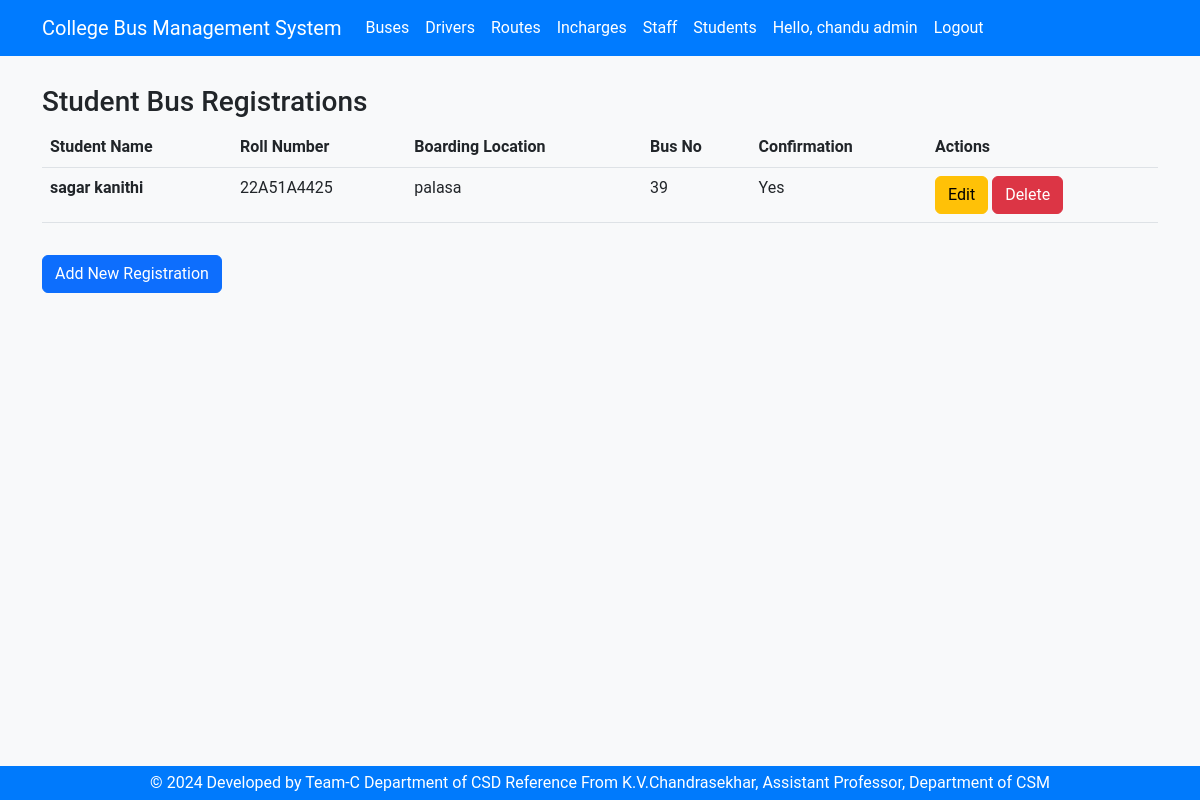
Page /registrations/ (signed in) on the committed database.
### accounts/models.py (models this page shows, shortened)
class Profile(models.Model):
    USER_TYPES = (
        ('student', 'Student'),
        ('incharge', 'Incharge'),
        ('driver', 'Driver'),
        ('admin', 'Admin'),
    )
    user = models.OneToOneField(User, on_delete=models.CASCADE)
    user_type = models.CharField(max_length=10, choices=USER_TYPES)

### registrations/models.py (models this page shows, shortened)
class Registration(models.Model):
    student = models.ForeignKey(Student, on_delete=models.CASCADE, related_name='registrations')
    bus = models.ForeignKey(Buses, on_delete=models.CASCADE, related_name='registrations')
    route = models.ForeignKey(Route, on_delete=models.SET_NULL, null=True, blank=True, related_name='registrations')
    parent_name = models.CharField(max_length=100)
    student_mobileno = models.CharField(max_length=15)
    parent_mobileno = models.CharField(max_length=15)
    student_address = models.TextField()
    branch = models.CharField(max_length=100)
    boarding_location = models.CharField(max_length=150)
    destination = models.CharField(max_length=150)
    confirmation = models.CharField(max_length=3, choices=[('Yes', 'Yes'), ('No', 'No')])

### students/models.py (models this page shows, shortened)
class Student(models.Model):
    first_name = models.CharField(max_length=100)
    last_name = models.CharField(max_length=100)
    email = models.EmailField(unique=True)
    phone_number = models.CharField(max_length=15)
    student_id = models.CharField(max_length=10, unique=True)
    course = models.CharField(max_length=100)

### buses/models.py (models this page shows, shortened)
class Buses(models.Model):
    bus_no = models.PositiveIntegerField()
    bus_reg_no = models.CharField(max_length=50)
    bus_route = models.CharField(max_length=50)
    bus_driver_name = models.CharField(max_length=50)
    bus_driver_contact = models.CharField(max_length=50)
    bus_incharge_name = models.CharField(max_length=50)
    bus_incharge_contact = models.CharField(max_length=50)
    bus_model = models.CharField(max_length=50)
    bus_sitting_capacity = models.PositiveIntegerField()
    created_at = models.DateTimeField(default=datetime.now)

### registrations/views.py (the view)
# urls.py: path('', views.registration_list, name='registration_list'),
def registration_list(request):
    registrations = Registration.objects.all()
    return render(request, 'registrations/registration_list.html', {'registrations': registrations})

### accounts/context_processors.py (called while the page is built)
def user_type(request):
    if request.user.is_authenticated:
        try:
            profile = Profile.objects.get(user=request.user)
            return {'user_type': profile.user_type}
        except Profile.DoesNotExist:
            return {'user_type': None}
    return {'user_type': None}

### templates/registrations/registration_list.html (shortened to what this page needs)
{% load static %}
<!DOCTYPE html>
<html lang="en">
  <head>
    <link href="{% static 'css/bootstrap.min.css' %}" rel="stylesheet" />
    <link href="{% static 'css/styles.css' %}" rel="stylesheet" />
  </head>
  <body>
    {% include 'header.html' %}
    <div class="container">
      {% block content %}
        <div class="row">
          <div class="col-md-12">
            <h3 class="text-left">Student Bus Registrations</h3>
            <div class="table table-responsive">
              <table class="table table-hover">
                <thead>
                  <tr>
                    <th scope="col">Student Name</th>
                    <th scope="col">Roll Number</th>
                    <th scope="col">Boarding Location</th>
                    <th scope="col">Bus No</th>
                    <th scope="col">Confirmation</th>
                    <th scope="col">Actions</th>
                  </tr>
                </thead>
                <tbody>
                  {% for registration in registrations %}
                    <tr>
                      <th scope="row">{{ registration.student.first_name }} {{ registration.student.last_name }}</th>
                      <td>{{ registration.student.student_id }}</td>
                      <td>{{ registration.boarding_location }}</td>
                      <td>{{ registration.bus.bus_no }}</td>
                      <td>{{ registration.confirmation }}</td>
                      <td>
                        <button onclick="location.href='{% url 'registration_update' registration.pk %}'" class="btn btn-warning">Edit</button>
                        <button onclick="location.href='{% url 'registration_delete' registration.pk %}'" class="btn btn-danger">Delete</button>
                      </td>
                    </tr>
                  {% empty %}
                    <tr>
                      <td colspan="6">No registrations found.</td>
                    </tr>
                  {% endfor %}
                </tbody>
              </table>
            </div>
          </div>
        </div>
        <div class="row">
          <div class="col-md-12">
            <button onclick="location.href='{% url 'registration_create' %}'" class="btn btn-primary">Add New Registration</button>
          </div>
        </div>
      {% endblock %}
    </div>
    {% include 'footer.html' %}
  </body>
</html>

### templates/header.html (shortened to what this page needs)
<header>
  <div class="header">
    <nav class="navbar navbar-expand-lg fixed-top myNav">
      <div class="container">
        {% if user.is_authenticated %}
          {% if user_type == 'admin' %}
            <a class="navbar-brand ms-auto" href="/accounts/admin/">College Bus Management System</a>
          {% elif user_type == 'driver' %}
            <a class="navbar-brand ms-auto" href="/accounts/driver/">College Bus Management System</a>
          {% elif user_type == 'incharge' %}
            <a class="navbar-brand ms-auto" href="/accounts/incharge/">College Bus Management System</a>
          {% elif user_type == 'student' %}
            <a class="navbar-brand ms-auto" href="/accounts/student/">College Bus Management System</a>
          {% endif %}
        {% else %}
          <a class="navbar-brand ms-auto" href="/accounts/login/">College Bus Management System</a>
        {% endif %}
        <div class="collapse navbar-collapse" id="navbarNav">
          <ul class="navbar-nav">
            <li class="nav-item">
              <a class="nav-link" href="/buses/">Buses</a>
            </li>
            <li class="nav-item">
              <a class="nav-link" href="/drivers/">Drivers</a>
            </li>
            <li class="nav-item">
              <a class="nav-link" href="/routes/">Routes</a>
            </li>
            <li class="nav-item">
              <a class="nav-link" href="/incharges/">Incharges</a>
            </li>
            <li class="nav-item">
              <a class="nav-link" href="/staff/">Staff</a>
            </li>
            <li class="nav-item">
              <a class="nav-link" href="/students/">Students</a>
            </li>
            {% if user.is_authenticated %}
              <li class="nav-item">
                <a class="nav-link" href="#">Hello, {{ user.username }} {{ user_type }}</a>
              </li>
              <li class="nav-item">
                <a class="nav-link" href="/accounts/logout">Logout</a>
              </li>
            {% endif %}
          </ul>
        </div>
      </div>
    </nav>
  </div>
</header>

### static/css/styles.css (style rules this page uses)
body { background-color: #f8f9fa; font-family: 'Roboto', sans-serif; padding-top: 70px; }
.myNav { background-color: #007bff; }
.myNav a { color: #fff; }
.header { display: block; margin-bottom: 15px; }

### rows in the picture
Profile: user_type "admin"
Registration: student.first_name "sagar", student.last_name "kanithi", student.student_id "22A51A4425", boarding_location "palasa", bus.bus_no "39", confirmation "Yes"

### other values in the picture
{{ user.username }} "chandu"
